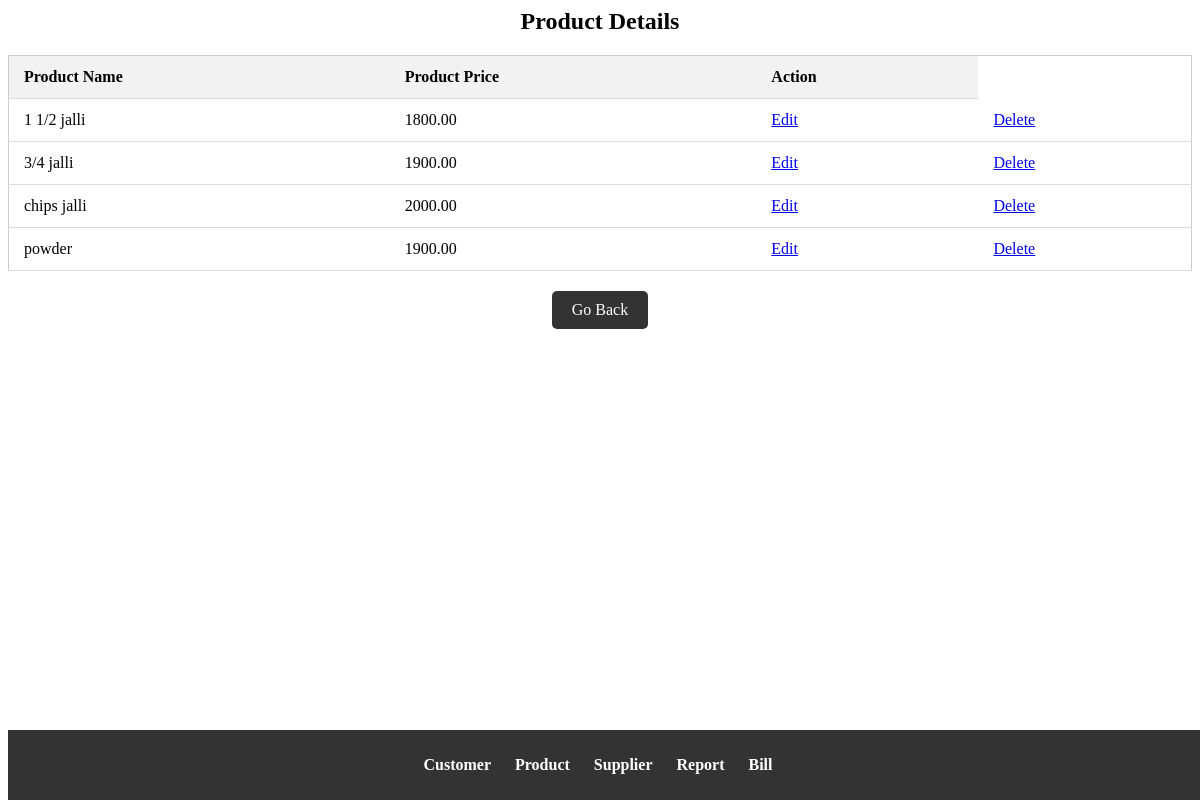
The page /product_details.php on the database its author committed.
### tables this page shows
CREATE TABLE `products` (
  `id` int(11) NOT NULL,
  `product_name` varchar(255) NOT NULL,
  `product_price` decimal(10,2) NOT NULL
);

### product_details.php (the view, shortened to what this page needs)
<?php
$db_host = "localhost";
$db_user = "root";
$db_pass = "";
$db_name = "test";
$conn = new mysqli($db_host, $db_user, $db_pass, $db_name);
$sql = "SELECT id, product_name, product_price FROM products";
$result = $conn->query($sql);
if ($result === false) {
    echo "Error: " . $sql . "<br>" . $conn->error;
} else {
    echo '<div class="container">';
    echo '<h2>Product Details</h2>';
    echo '<table>';
    echo '<thead>';
    echo '<tr>';
    echo '<th>Product Name</th>';
    echo '<th>Product Price</th>';
    echo '<th>Action</th>';
    echo '</tr>';
    echo '</thead>';
    echo '<tbody>';
    while ($row = $result->fetch_assoc()) {
        echo "<tr>";
        echo "<td>" . $row["product_name"] . "</td>";
        echo "<td>" . $row["product_price"] . "</td>";
        echo "<td><a href='edit_product.php?edit_id=" . $row["id"] . "'>Edit</a></td>";
        echo "<td><a href='delete_product.php?delete_id=" . $row["id"] . "'>Delete</a></td>";
        echo "</tr>";
    }
    echo '</tbody>';
    echo '</table>';
    echo '<div class="center">';
    echo '<a href="footer.html">Go Back</a>';
    echo '</div>';
    echo '</div>';
}
?>

### product_details.php (style rules this page uses)
table { width: 100%; border-collapse: collapse; margin-top: 20px; border: 1px solid #ccc; background-color: #fff; }
th, td { padding: 12px 15px; text-align: left; border-bottom: 1px solid #ddd; }
th { background-color: #f2f2f2; font-weight: bold; }
.container { text-align: center; }
.center { text-align: center; margin-top: 20px; }
.center a { display: inline-block; padding: 10px 20px; background-color: #333; color: #fff; text-decoration: none; border-radius: 5px; font-size: 16px; transition: background-color 0.3s ease; }

### rows shown on the page
products: product_name "1 1/2 jalli", product_price "1800.00"
products: product_name "3/4 jalli", product_price "1900.00"
products: product_name "chips jalli", product_price "2000.00"
products: product_name "powder", product_price "1900.00"
